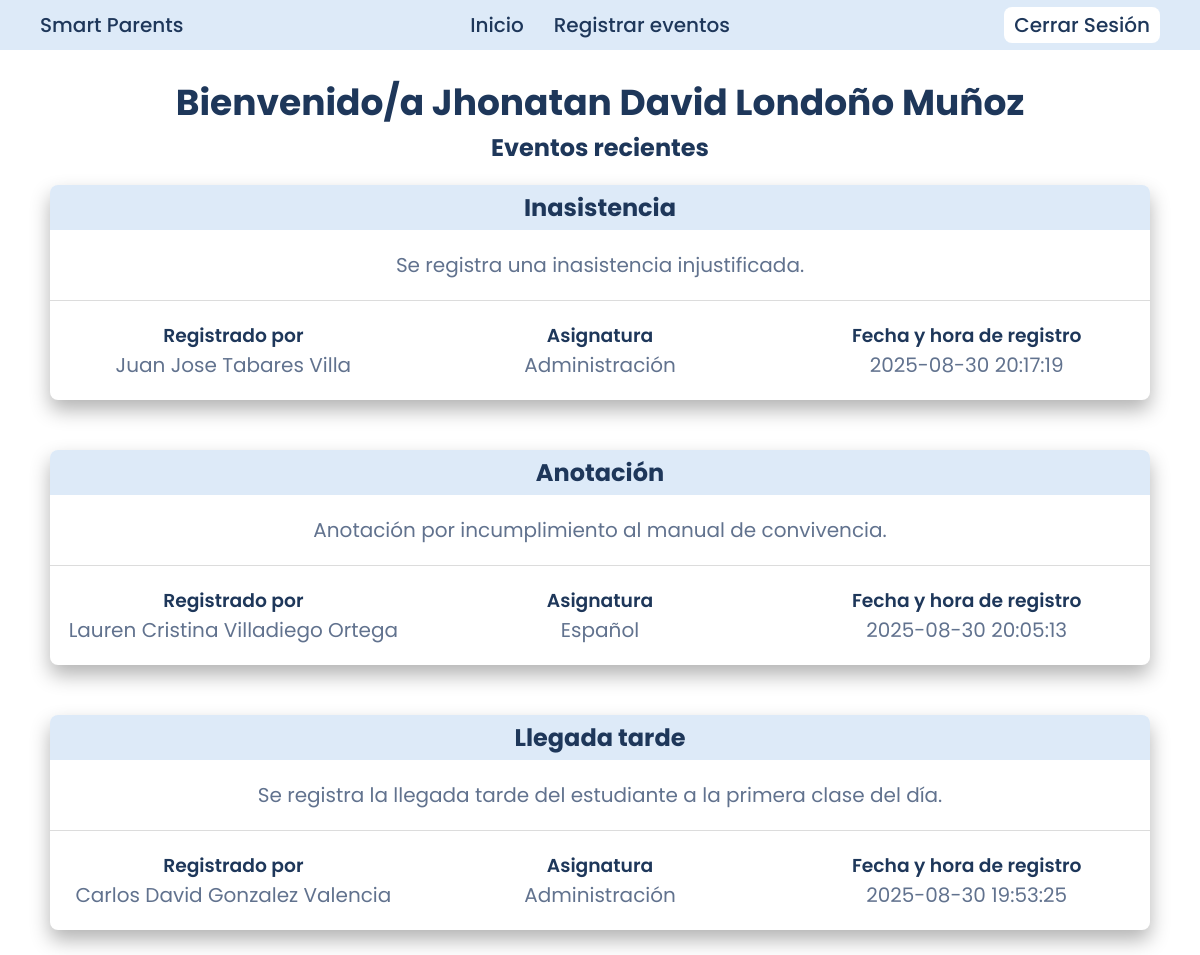
Screenshot of /views/dashboard.php (signed in) with the database file from the repository.
### tables this page shows
CREATE TABLE
    usuarios (
        id_usuario INT AUTO_INCREMENT PRIMARY KEY,
        rol ENUM ('estudiante', 'profesor', 'administrador') NOT NULL,
        identificacion VARCHAR(10) UNIQUE NOT NULL,
        nombre1 VARCHAR(30) NOT NULL,
        nombre2 VARCHAR(30) NULL,
        apellido1 VARCHAR(30) NOT NULL,
        apellido2 VARCHAR(30) NULL,
        email VARCHAR(100) UNIQUE NULL,
        telefono VARCHAR(10) NOT NULL,
        password VARCHAR(255) NOT NULL,
        asignatura ENUM (
            'Administración',
            'Matematicas',
            'Español',
            'Quimica',
            'C.Sociales'
        ) NULL,
        created_at TIMESTAMP DEFAULT CURRENT_TIMESTAMP,
        updated_at TIMESTAMP DEFAULT CURRENT_TIMESTAMP
    );

CREATE TABLE
    eventos (
        id_evento INT AUTO_INCREMENT PRIMARY KEY,
        id_usuario INT NOT NULL,
        tipo_evento ENUM (
            'llegada_tarde',
            'anotacion',
            'inasistencia',
            'comentario'
        ) NOT NULL,
        descripcion TEXT NOT NULL,
        registrado_por INT NOT NULL,
        created_at TIMESTAMP DEFAULT CURRENT_TIMESTAMP,
        updated_at TIMESTAMP DEFAULT CURRENT_TIMESTAMP,
        FOREIGN KEY (id_usuario) REFERENCES usuarios (id_usuario),
        FOREIGN KEY (registrado_por) REFERENCES usuarios (id_usuario)
    );

### actions/dashboard/dashboard.php (called while the page is built, shortened)
<?php
include $_SERVER['DOCUMENT_ROOT'] . '/smart-parents/config/db_config.php';
$stmt = $conexion->prepare("SELECT nombre1, nombre2, apellido1, apellido2 FROM usuarios WHERE id_usuario = ?");
$stmt->bind_param("i", $id_usuario);
$stmt->execute();
$resultado = $stmt->get_result();
if ($resultado->num_rows === 1) {
  $usuario = $resultado->fetch_assoc();
  $nombre1 = $usuario["nombre1"];
  $nombre2 = $usuario["nombre2"];
  $apellido1 = $usuario["apellido1"];
  $apellido2 = $usuario["apellido2"];
  $nombreCompleto = $nombre1 . " " . $nombre2 . " " . $apellido1 . " " . $apellido2;
} else {
  echo "No se encontraron datos.";
}

### actions/dashboard/dashboard_cards.php (called while the page is built, shortened)
<?php
include $_SERVER['DOCUMENT_ROOT'] . '/smart-parents/config/db_config.php';
$stmt = $conexion->prepare("SELECT e.tipo_evento, e.descripcion, u2.nombre1 AS nombre1_u2, u2.nombre2 AS nombre2_u2, u2.apellido1 AS apellido1_u2, u2.apellido2 AS apellido2_u2, u2.asignatura AS asignatura, e.created_at FROM eventos AS e INNER JOIN usuarios AS u1 ON e.id_usuario = u1.id_usuario INNER JOIN usuarios AS u2 ON e.registrado_por = u2.id_usuario WHERE u1.id_usuario = ? ORDER BY id_evento DESC");
$stmt->bind_param('i', $id_usuario);
$stmt->execute();
$resultado = $stmt->get_result();

### views/dashboard.php (the view, shortened to what this page needs)
<?php
$id_usuario = $_SESSION['id_usuario'];
?>
<!DOCTYPE html>
<html lang="es">
<head>
  <link rel="stylesheet" href="/smart-parents/assets/css/style.css">
  <link rel="stylesheet" href="/smart-parents/assets/css/dashboard.css">
</head>
<body>
  <?php include $_SERVER['DOCUMENT_ROOT'] . '/smart-parents/includes/dashboard_header.php'; ?>
  <?php include $_SERVER['DOCUMENT_ROOT'] . '/smart-parents/actions/dashboard/dashboard.php'; ?>
  <main>
    <div class="main_title">
      <h1>Bienvenido/a <?= $nombreCompleto; ?></h1>
    </div>
    <h2>Eventos recientes</h2>
    <div class="cards">
      <?php include $_SERVER['DOCUMENT_ROOT'] . '/smart-parents/actions/dashboard/dashboard_cards.php'; ?>
      <?php while ($row = $resultado->fetch_assoc()) { ?>
        <div class="card">
          <div class="card_title">
            <h2>
              <?php
              if ($row['tipo_evento'] === 'llegada_tarde') {
                echo 'Llegada tarde';
              } elseif ($row['tipo_evento'] === 'anotacion') {
                echo 'Anotación';
              } elseif ($row['tipo_evento'] === 'inasistencia') {
                echo 'Inasistencia';
              } elseif ($row['tipo_evento'] === 'comentario') {
                echo 'Comentario';
              }
              ?>
            </h2>
          </div>
          <div class="card_text">
            <p><?= $row['descripcion'] ?></p>
          </div>
          <hr>
          <div class="card_footer">
            <div class="registrado_por">
              <h3>Registrado por</h3>
              <p><?= $row['nombre1_u2'] . " " . $row['nombre2_u2'] . " " . $row['apellido1_u2'] . " " . $row['apellido2_u2']; ?></p>
            </div>
            <div class="area">
              <h3>Asignatura</h3>
              <p><?= $row['asignatura']; ?></p>
            </div>
            <div class="fecha">
              <h3>Fecha y hora de registro</h3>
              <p><?= $row['created_at']; ?></p>
            </div>
          </div>
        </div>
      <?php } ?>
    </div>
  </main>
</body>
</html>

### assets/css/style.css (style rules this page uses)
* { padding: 0px; margin: 0px; box-sizing: border-box; }
main { margin: 25px; }
hr { border: none; height: 1px; background-color: gainsboro; }
:root { --color-bg: #ffffff; --color-header: #ddeaf8; --color-btn-primary: #00abe4; --color-btn-primary-hover: #2373ff; --color-heading: #1e375a; --color-text-base: #61728e; --color-text-btn-hover: #2364d2; --color-icons: #aaccfb; --color-green: #40a02b; --color-red: #d20f39; }
p { font-family: "Poppins", sans-serif; font-weight: 400; font-style: normal; color: var(--color-text-base); line-height: 30px; font-size: 20px; }
h1 { font-family: "Poppins", sans-serif; font-weight: 700; font-style: normal; color: var(--color-heading); font-size: 36px; }
h2 { font-family: "Poppins", sans-serif; font-weight: 700; font-style: normal; color: var(--color-heading); font-size: 28; }
h3 { font-family: "Poppins", sans-serif; font-weight: 600; font-style: normal; color: var(--color-heading); font-size: 22; }

### assets/css/dashboard.css (style rules this page uses)
:root { --color-bg: #ffffff; --color-header: #ddeaf8; --color-btn-primary: #00abe4; --color-btn-primary-hover: #2373ff; --color-heading: #1e375a; --color-text-base: #61728e; --color-text-btn-hover: #2364d2; --color-icons: #aaccfb; --color-green: #40a02b; --color-red: #d20f39; }
main { display: flex; flex-direction: column; align-items: center; }
.cards { margin-top: 20px; display: flex; flex-direction: column; gap: 50px; }
.card { width: 1100px; max-width: 1100px; height: auto; border-radius: 8px; box-shadow: 0px 10px 20px rgba(0, 0, 0, 0.3); overflow: hidden; background-color: var(--color-bg); }
.card_title { background-color: var(--color-header); display: flex; justify-content: center; padding: 5px; }
.card_text { display: flex; justify-content: center; margin: 20px; }
.card_footer { display: grid; grid-template-columns: 1fr 1fr 1fr; margin-top: 20px; margin-bottom: 20px; }
.registrado_por { display: flex; flex-direction: column; align-items: center; }
.area { display: flex; flex-direction: column; align-items: center; }
.fecha { display: flex; flex-direction: column; align-items: center; }

### rows the page displays
usuarios: nombreCompleto "Jhonatan David Londoño Muñoz"
eventos: tipo_evento "Inasistencia", descripcion "Se registra una inasistencia injustificada.", registrado_por.nombre1 "Juan", registrado_por.nombre2 "Jose", registrado_por.apellido1 "Tabares", registrado_por.apellido2 "Villa", registrado_por.asignatura "Administración", created_at "2025-08-30 20:17:19"
eventos: tipo_evento "Anotación", descripcion "Anotación por incumplimiento al manual de convivencia.", registrado_por.nombre1 "Lauren", registrado_por.nombre2 "Cristina", registrado_por.apellido1 "Villadiego", registrado_por.apellido2 "Ortega", registrado_por.asignatura "Español", created_at "2025-08-30 20:05:13"
eventos: tipo_evento "Llegada tarde", descripcion "Se registra la llegada tarde del estudiante a la primera clase del día.", registrado_por.nombre1 "Carlos", registrado_por.nombre2 "David", registrado_por.apellido1 "Gonzalez", registrado_por.apellido2 "Valencia", registrado_por.asignatura "Administración", created_at "2025-08-30 19:53:25"
